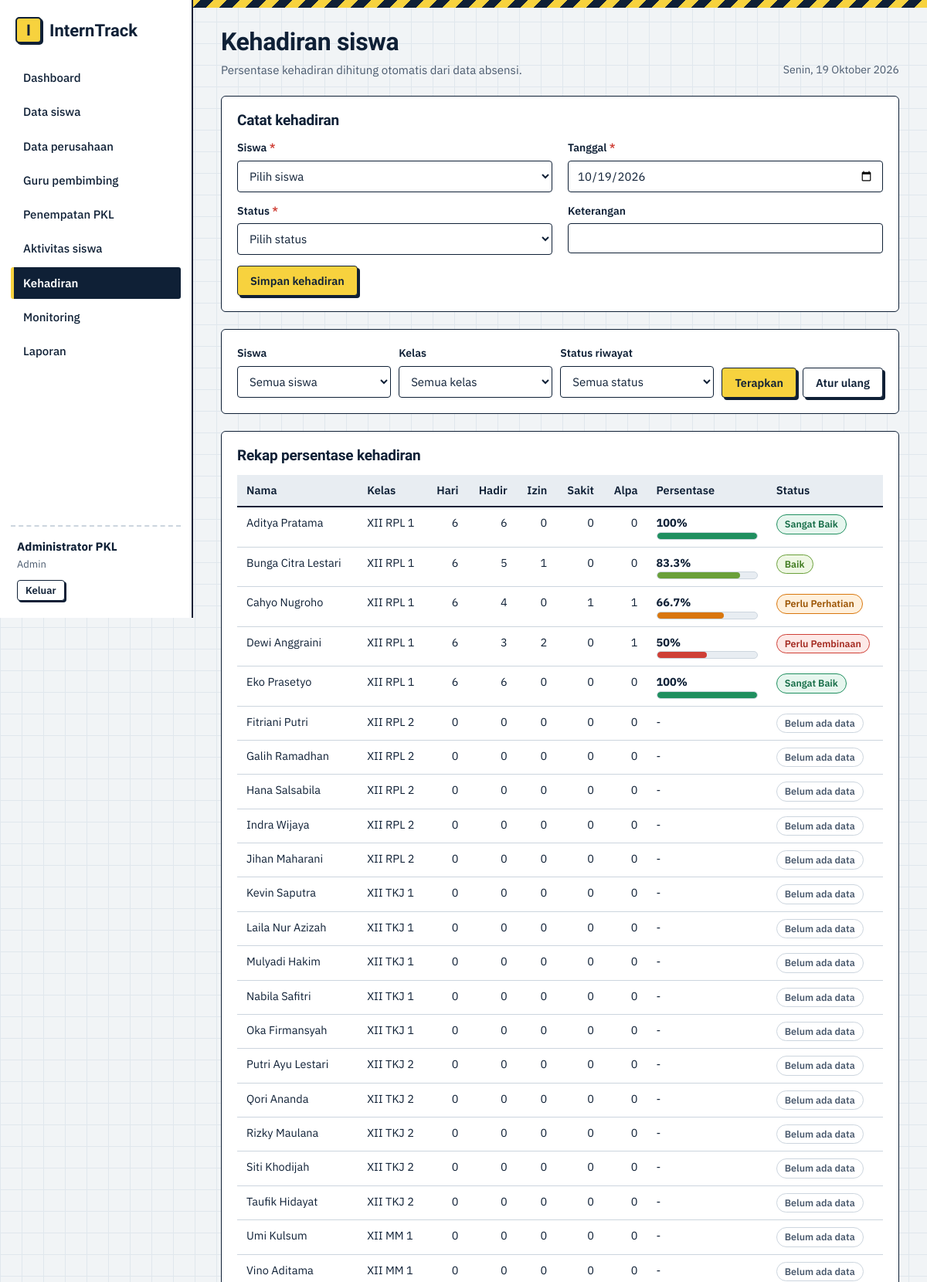
The page /admin/absensi.php (signed in, upper part) on the database its author committed.
### tables this page shows
CREATE TABLE siswa (
  id INT UNSIGNED NOT NULL AUTO_INCREMENT,
  user_id INT UNSIGNED NOT NULL,
  nis VARCHAR(20) NOT NULL,
  nama VARCHAR(100) NOT NULL,
  kelas VARCHAR(20) NOT NULL,
  jurusan VARCHAR(60) NOT NULL,
  no_hp VARCHAR(20) NULL,
  PRIMARY KEY (id),
  UNIQUE KEY uq_siswa_nis (nis),
  UNIQUE KEY uq_siswa_user (user_id),
  CONSTRAINT fk_siswa_user FOREIGN KEY (user_id) REFERENCES users(id) ON DELETE CASCADE ON UPDATE CASCADE
);

### config/db.php (called while the page is built, shortened)
<?php
function db(): PDO
{
    static $pdo = null;
    if ($pdo === null) {
        try {
            $pdo = new PDO(
                'mysql:host=' . DB_HOST . ';dbname=' . DB_NAME . ';charset=utf8mb4',
                DB_USER,
                DB_PASS,
                [PDO::ATTR_ERRMODE => PDO::ERRMODE_EXCEPTION, PDO::ATTR_DEFAULT_FETCH_MODE => PDO::FETCH_ASSOC]
            );
        } catch (PDOException $ex) {
            die('Koneksi database gagal. Pastikan MySQL menyala dan database "interntrack" sudah diimpor. Detail: ' . htmlspecialchars($ex->getMessage()));
        }
    }
    return $pdo;
}

### admin/absensi.php (the view, shortened to what this page needs)
<?php
require_once __DIR__ . '/../config/helpers.php';
$pdo = db();
$err = []; $in = ['siswa_id' => 0, 'tanggal' => date('Y-m-d'), 'status' => '', 'keterangan' => ''];
$statusList = ['Hadir' => 'Hadir', 'Izin' => 'Izin', 'Sakit' => 'Sakit', 'Alpa' => 'Alpa'];
$fs = (int) ($_GET['siswa'] ?? 0); $fst = $_GET['status'] ?? ''; $fk = $_GET['kelas'] ?? '';
$wh = []; $pr = [];
$rekap = rekap_kehadiran($wh ? 'WHERE ' . implode(' AND ', $wh) : '', $pr);
$siswaOpt = $pdo->query('SELECT id, nama FROM siswa ORDER BY nama')->fetchAll(PDO::FETCH_KEY_PAIR);
$kelas = $pdo->query('SELECT DISTINCT kelas FROM siswa ORDER BY kelas')->fetchAll(PDO::FETCH_COLUMN);
layout_start('Kehadiran siswa', 'absensi', 'Persentase kehadiran dihitung otomatis dari data absensi.');
?>
<form class="card" method="post" novalidate data-validate>
  <h2>Catat kehadiran</h2>
  <div class="formgrid">
    <?= select_field('siswa_id', 'Siswa', $siswaOpt, $in['siswa_id'], $err, 'Pilih siswa') ?>
    <?= field('tanggal', 'Tanggal', $in['tanggal'], $err, 'date', ['required' => 'required']) ?>
    <?= select_field('status', 'Status', $statusList, $in['status'], $err, 'Pilih status') ?>
    <?= field('keterangan', 'Keterangan', $in['keterangan'], $err, 'text', ['maxlength' => 200]) ?>
  </div>
  <button class="btn" type="submit">Simpan kehadiran</button>
</form>
<form class="card filters" method="get">
  <div class="field"><label for="siswa">Siswa</label><select id="siswa" name="siswa"><?= opt_list($siswaOpt, $fs, 'Semua siswa') ?></select></div>
  <div class="field"><label for="kelas">Kelas</label><select id="kelas" name="kelas"><?= opt_list(array_combine($kelas, $kelas), $fk, 'Semua kelas') ?></select></div>
  <div class="field"><label for="statusf">Status riwayat</label><select id="statusf" name="status"><?= opt_list($statusList, $fst, 'Semua status') ?></select></div>
  <div class="actions"><button class="btn" type="submit">Terapkan</button><a class="btn ghost" href="<?= url('admin/absensi.php') ?>">Atur ulang</a></div>
</form>
<section class="card"><h2>Rekap persentase kehadiran</h2>
<div class="tablewrap"><table class="tbl"><thead><tr><th>Nama</th><th>Kelas</th><th class="num">Hari</th><th class="num">Hadir</th><th class="num">Izin</th><th class="num">Sakit</th><th class="num">Alpa</th><th>Persentase</th><th>Status</th></tr></thead><tbody>
<?php foreach ($rekap as $r): ?>
  <tr><td><?= e($r['nama']) ?></td><td><?= e($r['kelas']) ?></td><td class="num"><?= (int) $r['total'] ?></td><td class="num"><?= (int) $r['hadir'] ?></td><td class="num"><?= (int) $r['izin'] ?></td><td class="num"><?= (int) $r['sakit'] ?></td><td class="num"><?= (int) $r['alpa'] ?></td>
  <td style="min-width:150px"><?php if ($r['total']): ?><strong><?= e($r['persen']) ?>%</strong><?= bar_persen($r['persen'], $r['status']) ?><?php else: ?>-<?php endif; ?></td>
  <td><?= $r['total'] ? badge_hadir($r['status']) : '<span class="badge b-none">Belum ada data</span>' ?></td></tr>
<?php endforeach; ?></tbody></table></div></section>
<?php layout_end();

### config/helpers.php (shortened to what this page needs)
<?php
require_once __DIR__ . '/db.php';
function e($v): string { return htmlspecialchars((string) $v, ENT_QUOTES, 'UTF-8'); }
function url(string $p = ''): string { return BASE . '/' . ltrim($p, '/'); }
function user(): ?array { return $_SESSION['user'] ?? null; }
function home_for(string $role): string { return $role === 'siswa' ? 'siswa/index.php' : 'admin/index.php'; }
function hari_ini_panjang(): string
{
    $h = ['Minggu', 'Senin', 'Selasa', 'Rabu', 'Kamis', 'Jumat', 'Sabtu'];
    $b = ['', 'Januari', 'Februari', 'Maret', 'April', 'Mei', 'Juni', 'Juli', 'Agustus', 'September', 'Oktober', 'November', 'Desember'];
    return $h[(int) date('w')] . ', ' . date('j') . ' ' . $b[(int) date('n')] . ' ' . date('Y');
}
function persen_hadir(int $hadir, int $total): float
{
    return $total > 0 ? round($hadir / $total * 100, 1) : 0.0;
}
function status_kehadiran(float $persen): string
{
    if ($persen >= 90) { return 'Sangat Baik'; }
    if ($persen >= 75) { return 'Baik'; }
    if ($persen >= 60) { return 'Perlu Perhatian'; }
    return 'Perlu Pembinaan';
}
function rekap_kehadiran(string $where = '', array $params = []): array
{
    $sql = "SELECT s.id, s.nis, s.nama, s.kelas, COUNT(a.id) AS total,
                   COALESCE(SUM(a.status='Hadir'),0) AS hadir, COALESCE(SUM(a.status='Izin'),0) AS izin,
                   COALESCE(SUM(a.status='Sakit'),0) AS sakit, COALESCE(SUM(a.status='Alpa'),0) AS alpa
            FROM siswa s LEFT JOIN absensi a ON a.siswa_id = s.id $where
            GROUP BY s.id, s.nis, s.nama, s.kelas ORDER BY s.nama";
    $st = db()->prepare($sql);
    $st->execute($params);
    $rows = $st->fetchAll();
    foreach ($rows as &$r) {
        $r['persen'] = persen_hadir((int) $r['hadir'], (int) $r['total']);
    }
    return $rows;
}
function badge_hadir(string $s): string
{
    $c = ['Sangat Baik' => 'sb', 'Baik' => 'baik', 'Perlu Perhatian' => 'pp', 'Perlu Pembinaan' => 'pb'];
    return '<span class="badge b-' . ($c[$s] ?? 'none') . '">' . e($s) . '</span>';
}
function bar_persen(float $p, string $status): string
{
    $c = ['Sangat Baik' => 'sb', 'Baik' => 'baik', 'Perlu Perhatian' => 'pp', 'Perlu Pembinaan' => 'pb'];
    return '<div class="bar"><span class="f-' . ($c[$status] ?? 'none') . '" data-w="' . min(100, $p) . '"></span></div>';
}
function opt_list(array $pairs, $selected = '', string $placeholder = ''): string
{
    $h = $placeholder !== '' ? '<option value="">' . e($placeholder) . '</option>' : '';
    foreach ($pairs as $v => $l) {
        $h .= '<option value="' . e($v) . '"' . ((string) $v === (string) $selected ? ' selected' : '') . '>' . e($l) . '</option>';
    }
    return $h;
}
function field(string $name, string $label, $val = '', array $err = [], string $type = 'text', array $attr = []): string
{
    $a = '';
    foreach ($attr as $k => $v) { $a .= ' ' . $k . '="' . e($v) . '"'; }
    $req = isset($attr['required']) ? ' <abbr title="wajib diisi">*</abbr>' : '';
    return '<div class="field' . (isset($err[$name]) ? ' err' : '') . '"><label for="' . $name . '">' . e($label) . $req . '</label>'
        . '<input id="' . $name . '" name="' . $name . '" type="' . $type . '" value="' . e($val) . '" data-label="' . e($label) . '"' . $a . '>'
        . (isset($err[$name]) ? '<div class="msg-err">' . e($err[$name]) . '</div>' : '') . '</div>';
}
function select_field(string $name, string $label, array $pairs, $sel = '', array $err = [], string $placeholder = 'Pilih...', bool $required = true): string
{
    $req = $required ? ' <abbr title="wajib dipilih">*</abbr>' : '';
    return '<div class="field' . (isset($err[$name]) ? ' err' : '') . '"><label for="' . $name . '">' . e($label) . $req . '</label>'
        . '<select id="' . $name . '" name="' . $name . '" data-label="' . e($label) . '"' . ($required ? ' required' : '') . '>' . opt_list($pairs, $sel, $placeholder) . '</select>'
        . (isset($err[$name]) ? '<div class="msg-err">' . e($err[$name]) . '</div>' : '') . '</div>';
}
function layout_start(string $title, string $active = '', string $sub = ''): void
{
    $u = user();
    $roleLabel = ['admin' => 'Admin', 'pembimbing' => 'Guru pembimbing', 'siswa' => 'Siswa'][$u['role']] ?? '';
    if ($u['role'] === 'siswa') {
        $nav = [['Beranda', 'siswa/index.php', 'beranda'], ['Profil dan tempat PKL', 'siswa/profil.php', 'profil'],
            ['Jurnal kegiatan', 'siswa/jurnal.php', 'jurnal'], ['Kehadiran', 'siswa/absensi.php', 'absensi'],
            ['Hasil monitoring', 'siswa/monitoring.php', 'monitoring']];
    } else {
        $nav = [['Dashboard', 'admin/index.php', 'dashboard'], ['Data siswa', 'admin/siswa.php', 'siswa'],
            ['Data perusahaan', 'admin/perusahaan.php', 'perusahaan'], ['Guru pembimbing', 'admin/pembimbing.php', 'pembimbing'],
            ['Penempatan PKL', 'admin/penempatan.php', 'penempatan'], ['Aktivitas siswa', 'admin/jurnal.php', 'jurnal'],
            ['Kehadiran', 'admin/absensi.php', 'absensi'], ['Monitoring', 'admin/monitoring.php', 'monitoring'],
            ['Laporan', 'laporan/siswa.php', 'laporan']];
    }
    ?><!DOCTYPE html>
<html lang="id">
<head>
<link rel="stylesheet" href="<?= url('assets/css/style.css') ?>">
</head>
<body>
<div class="app">
  <aside class="side">
    <a class="brand" href="<?= url(home_for($u['role'])) ?>"><span class="mark">I</span><span>InternTrack</span></a>
    <nav class="nav">
      <?php foreach ($nav as $n): ?>
        <a href="<?= url($n[1]) ?>"<?= $n[2] === $active ? ' class="on"' : '' ?>><?= e($n[0]) ?></a>
      <?php endforeach; ?>
    </nav>
    <div class="who">
      <strong><?= e($u['nama']) ?></strong>
      <span><?= e($roleLabel) ?></span>
      <a class="btn sm ghost" href="<?= url('auth/logout.php') ?>">Keluar</a>
    </div>
  </aside>
  <main class="main">
    <div class="stripe"></div>
    <header class="pagehead">
      <div>
        <h1><?= e($title) ?></h1>
        <?php if ($sub !== ''): ?><p class="sub"><?= e($sub) ?></p><?php endif; ?>
      </div>
      <div class="today no-print"><?= e(hari_ini_panjang()) ?></div>
    </header>
<?php
}
function layout_end(): void
{
    ?>
  </main>
</div>
</body>
</html>
<?php
}

### rows shown on the page
siswa: nama "Aditya Pratama", kelas "XII RPL 1", total "6", hadir "6", izin "0", sakit "0", alpa "0", persen "100", s "Sangat Baik"
siswa: nama "Bunga Citra Lestari", kelas "XII RPL 1", total "6", hadir "5", izin "1", sakit "0", alpa "0", persen "83.3", s "Baik"
siswa: nama "Cahyo Nugroho", kelas "XII RPL 1", total "6", hadir "4", izin "0", sakit "1", alpa "1", persen "66.7", s "Perlu Perhatian"
siswa: nama "Dewi Anggraini", kelas "XII RPL 1", total "6", hadir "3", izin "2", sakit "0", alpa "1", persen "50", s "Perlu Pembinaan"
siswa: nama "Eko Prasetyo", kelas "XII RPL 1", total "6", hadir "6", izin "0", sakit "0", alpa "0", persen "100", s "Sangat Baik"
siswa: nama "Fitriani Putri", kelas "XII RPL 2", total "0", hadir "0", izin "0", sakit "0", alpa "0", shows "Belum ada data"
siswa: nama "Galih Ramadhan", kelas "XII RPL 2", total "0", hadir "0", izin "0", sakit "0", alpa "0", shows "Belum ada data"
siswa: nama "Hana Salsabila", kelas "XII RPL 2", total "0", hadir "0", izin "0", sakit "0", alpa "0", shows "Belum ada data"
siswa: nama "Indra Wijaya", kelas "XII RPL 2", total "0", hadir "0", izin "0", sakit "0", alpa "0", shows "Belum ada data"
siswa: nama "Jihan Maharani", kelas "XII RPL 2", total "0", hadir "0", izin "0", sakit "0", alpa "0", shows "Belum ada data"
siswa: nama "Kevin Saputra", kelas "XII TKJ 1", total "0", hadir "0", izin "0", sakit "0", alpa "0", shows "Belum ada data"
siswa: nama "Laila Nur Azizah", kelas "XII TKJ 1", total "0", hadir "0", izin "0", sakit "0", alpa "0", shows "Belum ada data"
siswa: nama "Mulyadi Hakim", kelas "XII TKJ 1", total "0", hadir "0", izin "0", sakit "0", alpa "0", shows "Belum ada data"
siswa: nama "Nabila Safitri", kelas "XII TKJ 1", total "0", hadir "0", izin "0", sakit "0", alpa "0", shows "Belum ada data"
siswa: nama "Oka Firmansyah", kelas "XII TKJ 1", total "0", hadir "0", izin "0", sakit "0", alpa "0", shows "Belum ada data"
siswa: nama "Putri Ayu Lestari", kelas "XII TKJ 2", total "0", hadir "0", izin "0", sakit "0", alpa "0", shows "Belum ada data"
siswa: nama "Qori Ananda", kelas "XII TKJ 2", total "0", hadir "0", izin "0", sakit "0", alpa "0", shows "Belum ada data"
siswa: nama "Rizky Maulana", kelas "XII TKJ 2", total "0", hadir "0", izin "0", sakit "0", alpa "0", shows "Belum ada data"
siswa: nama "Siti Khodijah", kelas "XII TKJ 2", total "0", hadir "0", izin "0", sakit "0", alpa "0", shows "Belum ada data"
siswa: nama "Taufik Hidayat", kelas "XII TKJ 2", total "0", hadir "0", izin "0", sakit "0", alpa "0", shows "Belum ada data"
siswa: nama "Umi Kulsum", kelas "XII MM 1", total "0", hadir "0", izin "0", sakit "0", alpa "0", shows "Belum ada data"
siswa: nama "Vino Aditama", kelas "XII MM 1", total "0", hadir "0", izin "0", sakit "0", alpa "0", shows "Belum ada data"

### other values the page prints
$n[0] "Dashboard"
$n[0] "Data siswa"
$n[0] "Data perusahaan"
$n[0] "Guru pembimbing"
$n[0] "Penempatan PKL"
$n[0] "Aktivitas siswa"
$n[0] "Kehadiran"
$n[0] "Monitoring"
$n[0] "Laporan"
$u['nama'] "Administrator PKL"
$roleLabel "Admin"
$title "Kehadiran siswa"
$sub "Persentase kehadiran dihitung otomatis dari data absensi."
hari_ini_panjang() "Senin, 19 Oktober 2026"
$label "Siswa Status"
